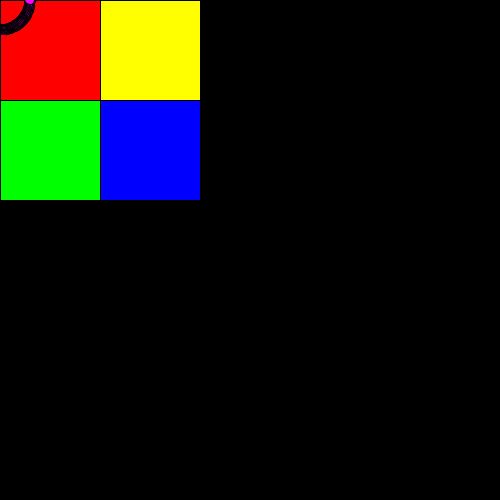
Frame 1 (no input)
Frame 60 (the mouse pressed at the canvas centre just before this capture): identical to frame 1, image omitted
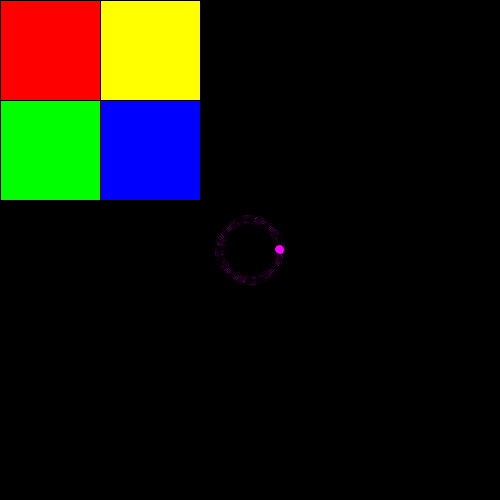
Frame 120 (the mouse held since frame 60 and released just before this capture)

The Processing sketch that drew these frames (run headless with seeded random() and noise(); from frame 60 on, the mouse is pressed at the canvas centre):

// Processing sketch: space_fight
// ── space_fight.pde
Ship s;

void setup()
{
  size(500, 500);
  s = new Ship();
}

void draw()
{

  background(0);
  
    fill(255,0,0);
  rect(0,0,100,100);
  fill(255,255,0);
  rect(100,0,100,100);
  fill(0,255,0);
  rect(0,100,100,100);
  fill(0,0,255);
  rect(100,100,100,100);
  fill(255,0,255);
  translate(mouseX, mouseY);
  for( float a = 0; a < 360; a+=1){
    pushMatrix();
    rotate( radians(a) );
    ellipse( 30,0,10,10);
    popMatrix();
  }
}
// ── Ship.pde
class Ship 
{
  
  PVector mPos;
  PVector mVel;
  PVector mAcc;
  
  color mCol;
  
  Ship()
  {
    mVel = new PVector(0,0);
    mPos = new PVector(width/2,height/2);
    mAcc = new PVector(0,0);
    mCol = color(255);
  }
  
  void update()
  {
    
  }
  
  void draw() 
  {
    noStroke();
    fill(mCol);
    ellipse(mPos.x, mPos.y, 10,10);
    fill(0,0,0,255);
    ellipse(mPos.x, mPos.y, 5,5);
  }
}
